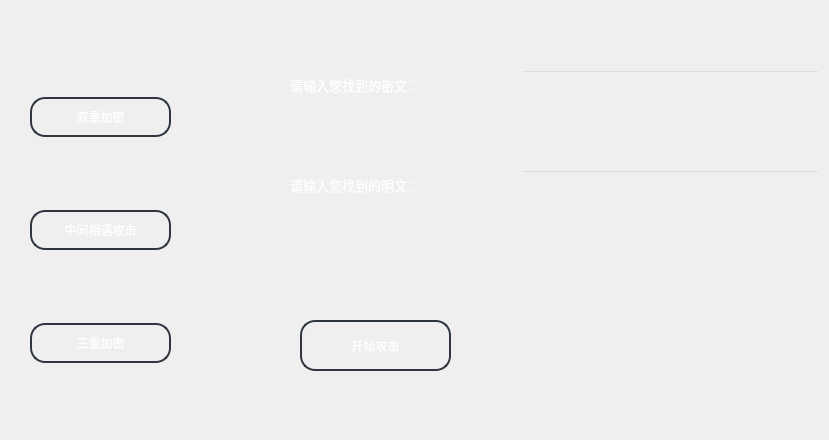
   <widget class="QWidget" name="page_20">
    <widget class="QLineEdit" name="lineEdit_3">
     <property name="geometry">
      <rect>
       <x>520</x>
       <y>70</y>
       <width>300</width>
       <height>40</height>
      </rect>
     </property>
     <property name="styleSheet">
      <string notr="true">background-color: transparent; /* 设置为透明 */
    font: 10pt &quot;微软雅黑&quot;;
    color: white;
</string>
     </property>
    </widget>
    <widget class="QWidget" name="layoutWidget_2">
     <property name="geometry">
      <rect>
       <x>30</x>
       <y>30</y>
       <width>141</width>
       <height>401</height>
      </rect>
     </property>
     <layout class="QVBoxLayout" name="verticalLayout_2">
      <item>
       <widget class="QPushButton" name="pushButton_5">
        <property name="minimumSize">
         <size>
          <width>0</width>
          <height>40</height>
         </size>
        </property>
        <property name="styleSheet">
         <string notr="true">/**正常情况下样式**/
QPushButton{
    font: 10pt &quot;微软雅黑&quot;;
    color: white;
    background-color: transparent; /* 设置为透明 */
    border-color: #2f3640;
    border-radius: 15px;
    border-style: solid;
    border-width: 2px;
    padding: 5px;
}

/**鼠标停留在按钮上的样式**/
QPushButton:hover{   
    color: #FFFFFF;
    background-color: #a2375a;
    border-color: #2f3640;
}

/**鼠标按压下去的样式**/
QPushButton:pressed, QPushButton:checked{
    color: #FFFFFF;
    background-color: qlineargradient(spread:pad, x1:0, y1:0, x2:0, y2:1, stop:0  #273c75, stop:1 #202f55);
}

/**按钮失能情况下样式**/
QPushButton:disabled{
    color: #FFFFFF;
    background-color: #dcdde1;
    border-color: #dcdde1;
}
</string>
        </property>
        <property name="text">
         <string>双重加密</string>
        </property>
       </widget>
      </item>
      <item>
       <widget class="QPushButton" name="pushButton_6">
        <property name="minimumSize">
         <size>
          <width>0</width>
          <height>40</height>
         </size>
        </property>
        <property name="styleSheet">
         <string notr="true">/**正常情况下样式**/
QPushButton{
    font: 10pt &quot;微软雅黑&quot;;
    color: white;
    background-color: transparent; /* 设置为透明 */
    border-color: #2f3640;
    border-radius: 15px;
    border-style: solid;
    border-width: 2px;
    padding: 5px;
}

/**鼠标停留在按钮上的样式**/
QPushButton:hover{   
    color: #FFFFFF;
    background-color: #a2375a;
    border-color: #2f3640;
}

/**鼠标按压下去的样式**/
QPushButton:pressed, QPushButton:checked{
    color: #FFFFFF;
    background-color: qlineargradient(spread:pad, x1:0, y1:0, x2:0, y2:1, stop:0  #273c75, stop:1 #202f55);
}

/**按钮失能情况下样式**/
QPushButton:disabled{
    color: #FFFFFF;
    background-color: #dcdde1;
    border-color: #dcdde1;
}
</string>
        </property>
        <property name="text">
         <string>中间相遇攻击</string>
        </property>
       </widget>
      </item>
      <item>
       <widget class="QPushButton" name="pushButton_7">
        <property name="minimumSize">
         <size>
          <width>0</width>
          <height>40</height>
         </size>
        </property>
        <property name="styleSheet">
         <string notr="true">/**正常情况下样式**/
QPushButton{
    font: 10pt &quot;微软雅黑&quot;;
    color: white;
    background-color: transparent; /* 设置为透明 */
    border-color: #2f3640;
    border-radius: 15px;
    border-style: solid;
    border-width: 2px;
    padding: 5px;
}

/**鼠标停留在按钮上的样式**/
QPushButton:hover{   
    color: #FFFFFF;
    background-color: #a2375a;
    border-color: #2f3640;
}

/**鼠标按压下去的样式**/
QPushButton:pressed, QPushButton:checked{
    color: #FFFFFF;
    background-color: qlineargradient(spread:pad, x1:0, y1:0, x2:0, y2:1, stop:0  #273c75, stop:1 #202f55);
}

/**按钮失能情况下样式**/
QPushButton:disabled{
    color: #FFFFFF;
    background-color: #dcdde1;
    border-color: #dcdde1;
}
</string>
        </property>
        <property name="text">
         <string>三重加密</string>
        </property>
       </widget>
      </item>
     </layout>
    </widget>
    <widget class="QLabel" name="label_4">
     <property name="geometry">
      <rect>
       <x>290</x>
       <y>60</y>
       <width>181</width>
       <height>51</height>
      </rect>
     </property>
     <property name="styleSheet">
      <string notr="true">    color: white;</string>
     </property>
     <property name="text">
      <string>&lt;html&gt;&lt;head/&gt;&lt;body&gt;&lt;p&gt;&lt;span style=&quot; font-size:10pt;&quot;&gt;请输入您找到的密文：&lt;/span&gt;&lt;/p&gt;&lt;/body&gt;&lt;/html&gt;</string>
     </property>
    </widget>
    <widget class="QLineEdit" name="lineEdit_4">
     <property name="geometry">
      <rect>
       <x>520</x>
       <y>170</y>
       <width>300</width>
       <height>40</height>
      </rect>
     </property>
     <property name="styleSheet">
      <string notr="true">background-color: transparent; /* 设置为透明 */
    font: 10pt &quot;微软雅黑&quot;;
    color: white;
</string>
     </property>
    </widget>
    <widget class="QTextEdit" name="textEdit_20">
     <property name="geometry">
      <rect>
       <x>520</x>
       <y>250</y>
       <width>300</width>
       <height>181</height>
      </rect>
     </property>
     <property name="styleSheet">
      <string notr="true">background-color: transparent; /* 设置为透明 */
    font: 10pt &quot;微软雅黑&quot;;
    color: white;
</string>
     </property>
    </widget>
    <widget class="QLabel" name="label_5">
     <property name="geometry">
      <rect>
       <x>290</x>
       <y>160</y>
       <width>191</width>
       <height>51</height>
      </rect>
     </property>
     <property name="styleSheet">
      <string notr="true">    color: white;</string>
     </property>
     <property name="text">
      <string>&lt;html&gt;&lt;head/&gt;&lt;body&gt;&lt;p&gt;&lt;span style=&quot; font-size:10pt;&quot;&gt;请输入您找到的明文：&lt;/span&gt;&lt;/p&gt;&lt;/body&gt;&lt;/html&gt;</string>
     </property>
    </widget>
    <widget class="QPushButton" name="pushButton_8">
     <property name="geometry">
      <rect>
       <x>300</x>
       <y>320</y>
       <width>151</width>
       <height>51</height>
      </rect>
     </property>
     <property name="styleSheet">
      <string notr="true">/**正常情况下样式**/
QPushButton{
    font: 10pt &quot;微软雅黑&quot;;
    color: white;
    background-color: transparent; /* 设置为透明 */
    border-color: #2f3640;
    border-radius: 15px;
    border-style: solid;
    border-width: 2px;
    padding: 5px;
}

/**鼠标停留在按钮上的样式**/
QPushButton:hover{   
    color: #FFFFFF;
    background-color: #a2375a;
    border-color: #2f3640;
}

/**鼠标按压下去的样式**/
QPushButton:pressed, QPushButton:checked{
    color: #FFFFFF;
    background-color: qlineargradient(spread:pad, x1:0, y1:0, x2:0, y2:1, stop:0  #273c75, stop:1 #202f55);
}

/**按钮失能情况下样式**/
QPushButton:disabled{
    color: #FFFFFF;
    background-color: #dcdde1;
    border-color: #dcdde1;
}
</string>
     </property>
     <property name="text">
      <string>开始攻击</string>
     </property>
    </widget>
   </widget>
